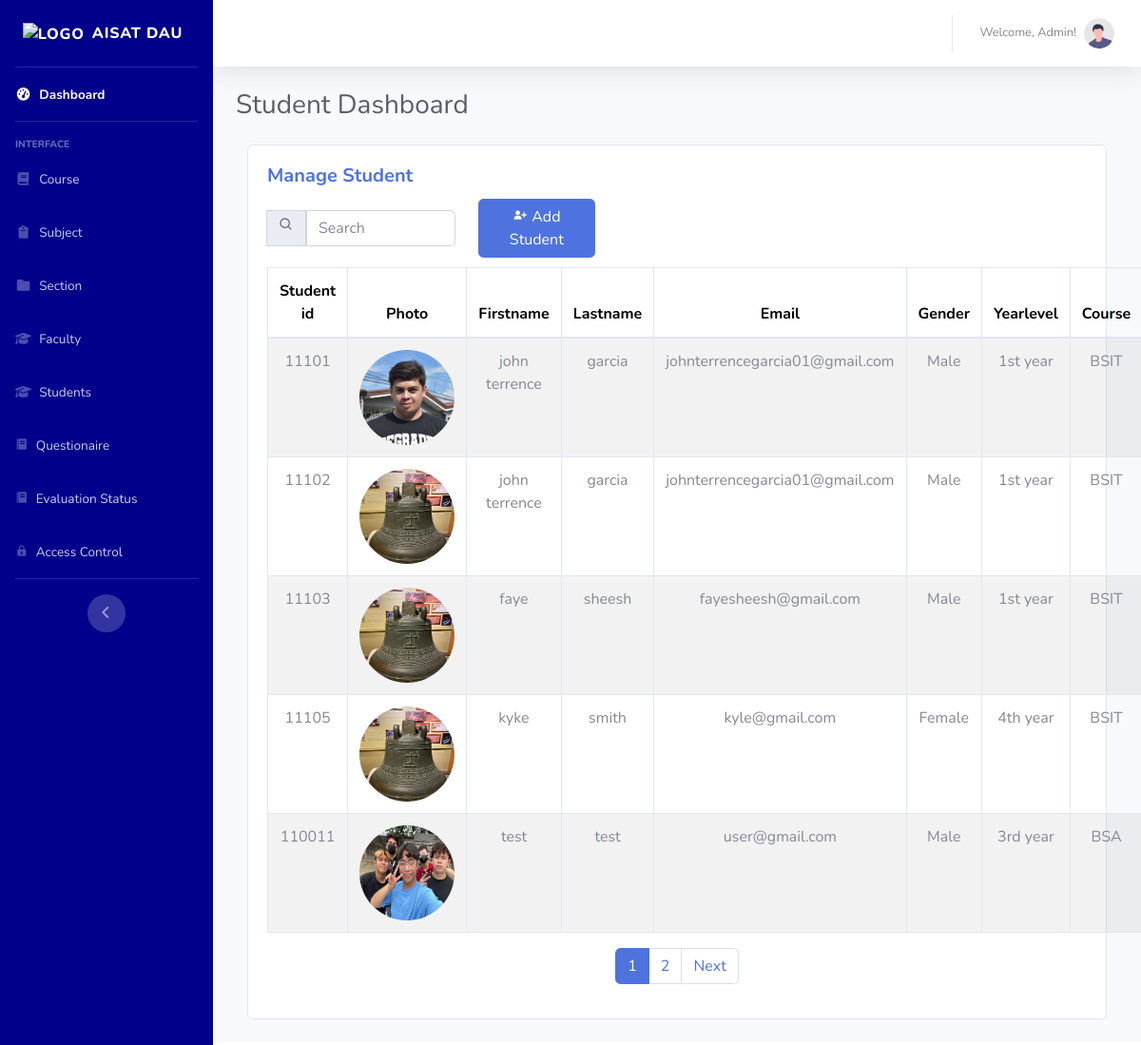
/start/adminstudents.php (signed in), run on the app's committed database.
### tables this page shows
CREATE TABLE `student_tbl` (
  `id` int(10) NOT NULL,
  `student_id` int(20) NOT NULL,
  `firstname` varchar(50) NOT NULL,
  `lastname` varchar(50) NOT NULL,
  `email` varchar(50) NOT NULL,
  `gender` varchar(50) NOT NULL,
  `yearlevel` varchar(50) NOT NULL,
  `status` varchar(50) NOT NULL,
  `photo` varchar(255) NOT NULL,
  `course_id` int(11) NOT NULL,
  `section_id` int(11) NOT NULL,
  `password` varchar(100) NOT NULL
);

CREATE TABLE `course_tbl` (
  `course_id` int(11) NOT NULL,
  `course_name` varchar(50) NOT NULL,
  `discription` varchar(100) NOT NULL,
  `id` int(11) NOT NULL
);

### start/adminstudents.php (the view, shortened to what this page needs)
<!DOCTYPE html>
<html lang="en">
<head>
    <link href="vendor/fontawesome-free/css/all.min.css" rel="stylesheet" type="text/css">
    <link href="https://cdnjs.cloudflare.com/ajax/libs/font-awesome/6.5.1/css/all.min.css" rel=" stylesheet">
    <link href='https://unpkg.com/boxicons@2.0.7/css/boxicons.min.css' rel='stylesheet'>
    <link rel="stylesheet" href="https://cdn.jsdelivr.net/npm/boxicons@latest/css/boxicons.min.css">
    <link rel="stylesheet" href="https://unpkg.com/boxicons@latest/css/boxicons.min.css">
    <link href="css/sb-admin-2.min.css" rel="stylesheet">
</head>
<body id="page-top">
    <div id="wrapper">
        <ul class="navbar-nav sidebar sidebar-dark accordion" id="accordionSidebar" style="background-color: #00008B;">
            <a class="sidebar-brand d-flex align-items-center justify-content-center" href="admindashboard.php">
                <div class="sidebar-brand-icon ">
                    <img src="../assets/img/logo.png" alt="Logo" style="width: 60px; height: 60px;">
                </div>
                <div class="sidebar-brand-text mx-2">AISAT DAU <sup></sup></div>
            </a>
            <hr class="sidebar-divider my-0">
            <li class="nav-item active">
                <a class="nav-link" href="../start/admindashboard.php">
                    <i class="fas fa-fw fa-tachometer-alt"></i>
                    <span>Dashboard</span></a>
            </li>
            <hr class="sidebar-divider">
            <div class="sidebar-heading">
                Interface
            </div>
            <li class="nav-item">
                <a class="nav-link" href="admincourse.php">
                    <i class="fas fa-fw fa fa-book"></i>
                    <span>Course</span>
                </a>
            </li>
            <li class="nav-item">
                <a class="nav-link" href="adminsubject.php">
                    <i class="fas fa-fw fas fa-clipboard"></i>
                    <span>Subject</span>
                </a>
            </li>
            <li class="nav-item">
                <a class="nav-link" href="adminsection.php">
                    <i class="fas fa-fw fa fa-folder"></i>
                    <span>Section</span>
                </a>
            </li>
            <li class="nav-item">
                <a class="nav-link" href="adminfaculty.php">
                    <i class="fas fa-fw fa fa-graduation-cap"></i>
                    <span>Faculty</span>
                </a>
            </li>
            <li class="nav-item">
                <a class="nav-link" href="adminstudents.php">
                    <i class="fas fa-fw fa fa-graduation-cap"></i>
                    <span>Students</span>
                </a>
            </li>
            <li class="nav-item">
                <a class="nav-link" href="adminquestion.php">
                    <i class="bx bxs-food-menu"></i>
                    <span>Questionaire</span>
                </a>
            </li>
            <li class="nav-item">
                <a class="nav-link" href="adminevalstatus.php">
                    <i class="bx bxs-food-menu"></i>
                    <span>Evaluation Status</span>
                </a>
            </li>
            <li class="nav-item">
                <a class="nav-link" href="adminautorize.php">
                    <i class="bx bxs-lock"></i>
                    <span>Access Control</span>
                </a>
            </li>
            <hr class="sidebar-divider">
            <div class="text-center d-none d-md-inline">
                <button class="rounded-circle border-0" id="sidebarToggle"></button>
            </div>
        </ul>
        <div id="content-wrapper" class="d-flex flex-column">
            <div id="content">
                <nav class="navbar navbar-expand navbar-light bg-white topbar mb-4 static-top shadow">
                    <ul class="navbar-nav ml-auto">
                        <li class="nav-item dropdown no-arrow">
                            <a class="nav-link dropdown-toggle" href="#" id="userDropdown" role="button" data-toggle="dropdown" aria-haspopup="true" aria-expanded="false">
                                <span class="mr-2 d-none d-lg-inline text-gray-600 small"> <?php
                                                                                            if (isset($_SESSION['admin_role'])) {
                                                                                                $userName = $_SESSION['admin_role'];
                                                                                                echo 'Welcome, ' . $userName . '!';
                                                                                            }
                                                                                            ?></span>
                                <img class="img-profile rounded-circle" src="img/undraw_profile.svg">
                            </a>
                        </li>
                    </ul>
                </nav>
                <div class="container-fluid">
                    <div class="d-sm-flex align-items-center justify-content-between mb-4">
                        <h1 class="h3 mb-0 text-gray-800">Student Dashboard</h1>
                    </div>
                    <div class="col-md-12">
                        <div class="card mb-4">
                            <div class="card-body">
                                <h5 class="card-title fw-bold fs-2 text-primary"><b>Manage Student</b></h5>
                                <div class="row align-items-center">
                                    <div class="col-md-3">
                                        <div class="input-group">
                                            <div class="input-group-append">
                                                <span class="input-group-text"><i class='bx bx-search' style="height: 24px;"></i></span>
                                            </div>
                                            <input type="text" class="form-control" id="search-Input" name="search" placeholder="Search">
                                        </div>
                                    </div>
                                    <div class="col-md-2">
                                        <button type="button" class="btn btn-primary" data-toggle="modal" data-target="#addstudentModal">
                                            <i class="bx bxs-user-plus" style="border-radius: 100px;"></i> Add Student
                                        </button>
                                    </div>
                                </div>
                                <table class="table table-bordered table-striped table-no-border" style="margin-top: 10px; width: 100%;">
                                    <thead>
                                        <tr style="color: black; border-radius: 100px;">
                                            <th style="width: 8%; text-align: center;">Student id</th>
                                            <th style="width: 8%; text-align: center;">Photo</th>
                                            <th style="width: 8%; text-align: center;">Firstname</th>
                                            <th style="width: 10%; text-align: center;">Lastname</th>
                                            <th style="width: 15%; text-align: center;">Email</th>
                                            <th style="width: 5%; text-align: center;">Gender</th>
                                            <th style="width: 3%; text-align: center;">Yearlevel</th>
                                            <th style="width: 4%; text-align: center;">Course</th>
                                        </tr>
                                    </thead>
                                    <tbody id="outputstudent">
                                        <?php
                                        include '../assets/connection/connection.php';
                                        $records_per_page = 5;
                                        $current_page = isset($_GET['page']) ? $_GET['page'] : 1;
                                        $start_from = ($current_page - 1) * $records_per_page;
                                        $query = "SELECT st.*, c.course_name, s.section_name
          FROM student_tbl st
          LEFT JOIN course_tbl c ON st.course_id = c.course_id
          LEFT JOIN section_tbl s ON st.section_id = s.section_id
          LIMIT $start_from, $records_per_page";
                                        $query_run = mysqli_query($conn, $query);
                                        if (mysqli_num_rows($query_run) > 0) {
                                            foreach ($query_run as $row) {
                                        ?>
                                                <tr>
                                                    <td style="text-align: center;"><?= $row['student_id']; ?></td>
                                                    <td style="text-align: center; vertical-align: middle;"><img src="<?= $row['photo']; ?>" alt="Student Photo" width="100" height="100" style="border-radius: 50%;"></td>
                                                    <td style="text-align: center;"><?= $row['firstname']; ?></td>
                                                    <td style="text-align: center;"><?= $row['lastname']; ?></td>
                                                    <td style="text-align: center;"><?= $row['email']; ?></td>
                                                    <td style="text-align: center;"><?= $row['gender']; ?></td>
                                                    <td style="text-align: center;"><?= $row['yearlevel']; ?></td>
                                                    <td style="text-align: center; text-transform: uppercase;"><?= $row['course_name']; ?></td>
                                                </tr>
                                        <?php
                                            }
                                        } else {
                                            echo "<tr><td colspan='13' class='text-center'>No records found.</td></tr>";
                                        }
                                        ?>
                                    </tbody>
                                </table>
                                <div class="row">
                                    <div class="col-md-12">
                                        <ul class="pagination justify-content-center">
                                            <?php
                                            $total_records_query = "SELECT COUNT(*) AS total_records FROM student_tbl";
                                            $total_records_result = mysqli_query($conn, $total_records_query);
                                            $total_records = mysqli_fetch_assoc($total_records_result)['total_records'];
                                            $total_pages = ceil($total_records / $records_per_page);
                                            for ($i = 1; $i <= $total_pages; $i++) {
                                                echo '<li class="page-item ' . ($current_page == $i ? 'active' : '') . '"><a class="page-link" href="?page=' . $i . '">' . $i . '</a></li>';
                                            }
                                            if ($current_page < $total_pages) {
                                                echo '<li class="page-item"><a class="page-link" href="?page=' . ($current_page + 1) . '">Next</a></li>';
                                            }
                                            ?>
                                        </ul>
                                    </div>
                                </div>
                            </div>
                        </div>
                    </div>
                </div>
            </div>
        </div>
    </div>
</body>
</html>

### start/adminstudents.php (style rules this page uses)
#content-wrapper { overflow-y: auto; max-height: calc(100vh - 56px); }

### data on the page
student_tbl: student "11101", photo (picture), firstname "john terrence", lastname "garcia", email "johnterrencegarcia01@gmail.com", gender "Male", yearlevel "1st year", course_tbl.course_name "BSIT"
student_tbl: student "11102", photo (picture), firstname "john terrence", lastname "garcia", email "johnterrencegarcia01@gmail.com", gender "Male", yearlevel "1st year", course_tbl.course_name "BSIT"
student_tbl: student "11103", photo (picture), firstname "faye", lastname "sheesh", email "fayesheesh@gmail.com", gender "Male", yearlevel "1st year", course_tbl.course_name "BSIT"
student_tbl: student "11105", photo (picture), firstname "kyke", lastname "smith", email "kyle@gmail.com", gender "Female", yearlevel "4th year", course_tbl.course_name "BSIT"
student_tbl: student "110011", photo (picture), firstname "test", lastname "test", email "user@gmail.com", gender "Male", yearlevel "3rd year", course_tbl.course_name "BSA"

### other printed values
$userName "Admin"
